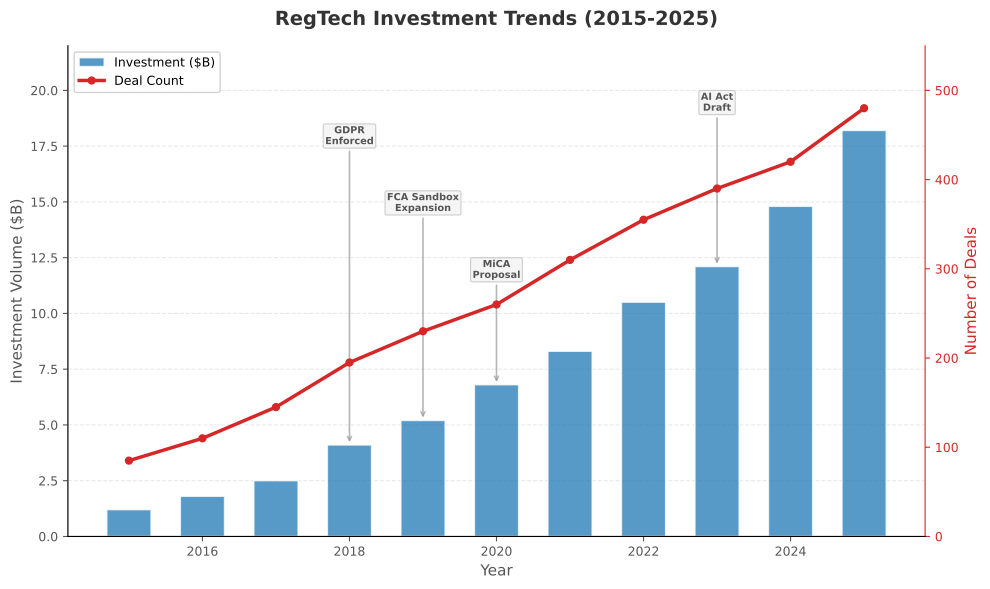

Recreate this plot in Python.
"""
Figure 10: RegTech Investment Trends
Dual-axis chart with bar chart for investment volume (billions) and line
for deal count, with annotated regulatory milestones (2015-2025).
"""
import sys
import os
sys.path.insert(0, os.path.join(os.path.dirname(__file__), '..', '..', '_shared'))

import matplotlib
matplotlib.use('Agg')
import matplotlib.pyplot as plt
import matplotlib.patches as mpatches
import numpy as np

try:
    from chart_styles import V4_COLORS, apply_v4_style, save_chart
except ImportError:
    V4_COLORS = {
        'MLPURPLE': '#9467BD', 'MLBLUE': '#1F77B4', 'MLRED': '#D62728',
        'MLORANGE': '#FF7F0E', 'MLGREEN': '#2CA02C', 'MLGRAY': '#7F7F7F',
        'MLTEAL': '#0D7377', 'MLCYAN': '#14BDEB', 'MLYELLOW': '#BCBD22',
        'MLPINK': '#E377C2', 'MLBROWN': '#8C564B',
    }
    def apply_v4_style(ax, title='', xlabel='', ylabel=''):
        ax.set_title(title, fontsize=14, fontweight='bold', pad=15, color='#333333')
        if xlabel: ax.set_xlabel(xlabel, fontsize=11, color='#555555')
        if ylabel: ax.set_ylabel(ylabel, fontsize=11, color='#555555')
        ax.spines['top'].set_visible(False)
        ax.spines['right'].set_visible(False)
        ax.spines['left'].set_color('#CCCCCC')
        ax.spines['bottom'].set_color('#CCCCCC')
        ax.tick_params(colors='#555555', labelsize=9)
        ax.set_facecolor('white')
        return ax
    def save_chart(fig, filename='chart.pdf', dpi=300):
        fig.tight_layout()
        fig.savefig(filename, format='pdf', bbox_inches='tight', dpi=dpi, facecolor='white')
        plt.close(fig)
        print(f'Saved: {filename}')

CHART_METADATA = {
    'title': 'RegTech Investment Trends',
    'type': 'time_series',
    'section': 'RegTech Solutions',
    'lecture_number': 4,
}

np.random.seed(42)

years = list(range(2015, 2026))
# Illustrative investment volumes ($ billions)
investment = [1.2, 1.8, 2.5, 4.1, 5.2, 6.8, 8.3, 10.5, 12.1, 14.8, 18.2]
# Illustrative deal counts
deals = [85, 110, 145, 195, 230, 260, 310, 355, 390, 420, 480]

fig, ax1 = plt.subplots(1, 1, figsize=(10, 6))
fig.patch.set_facecolor('white')

# Bar chart for investment volume
bars = ax1.bar(years, investment, width=0.6, color=V4_COLORS['MLBLUE'],
               alpha=0.75, edgecolor='white', linewidth=1, label='Investment ($B)')

apply_v4_style(ax1, title='RegTech Investment Trends (2015-2025)',
               xlabel='Year', ylabel='Investment Volume ($B)')
ax1.set_ylim(0, 22)
ax1.yaxis.grid(True, alpha=0.3, linestyle='--')
ax1.set_axisbelow(True)

# Secondary axis for deal count
ax2 = ax1.twinx()
ax2.plot(years, deals, color=V4_COLORS['MLRED'], linewidth=2.5,
         marker='o', markersize=5, label='Deal Count', zorder=5)
ax2.set_ylabel('Number of Deals', fontsize=11, color=V4_COLORS['MLRED'])
ax2.tick_params(axis='y', colors=V4_COLORS['MLRED'], labelsize=9)
ax2.spines['right'].set_color(V4_COLORS['MLRED'])
ax2.spines['top'].set_visible(False)
ax2.set_ylim(0, 550)

# Milestone annotations
milestones = [
    (2018, 'GDPR\nEnforced', 17.5),
    (2019, 'FCA Sandbox\nExpansion', 14.5),
    (2020, 'MiCA\nProposal', 11.5),
    (2023, 'AI Act\nDraft', 19.0),
]

for year, label, y_pos in milestones:
    ax1.annotate(label,
                 xy=(year, investment[year - 2015]),
                 xytext=(year, y_pos),
                 fontsize=7, fontweight='bold', color='#555555',
                 ha='center', va='bottom',
                 arrowprops=dict(arrowstyle='->', color='#999999',
                                 lw=1.2, alpha=0.7),
                 bbox=dict(boxstyle='round,pad=0.2', facecolor='#F5F5F5',
                           edgecolor='#CCCCCC', linewidth=0.8))

# Combined legend
lines1, labels1 = ax1.get_legend_handles_labels()
lines2, labels2 = ax2.get_legend_handles_labels()
ax1.legend(lines1 + lines2, labels1 + labels2, loc='upper left',
           fontsize=9, frameon=True, fancybox=True, framealpha=0.9)

output_path = os.path.join(os.path.dirname(__file__), 'chart.pdf')
save_chart(fig, output_path)
